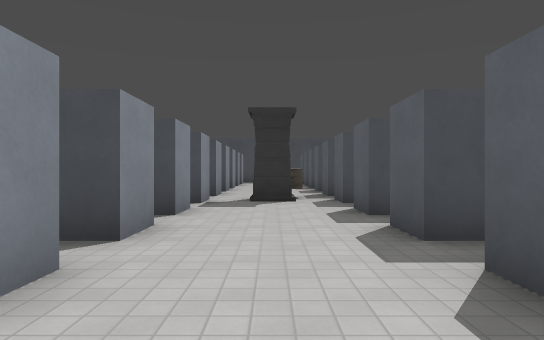
View 1 (above)

24 first-person views from a walk through a level from a Godot 3-D game. The camera is 1.4 m above the floor, looks level and sees 75° across. The floor is counted in squares, 2 m on a side. Each view is taken from the middle of a square. On the plan, view 1 faces up. The plan holds only what a view shows up to about 11 squares ahead; the rest is blank. Surface patterns are stand-ins for the level's own textures.

View 2
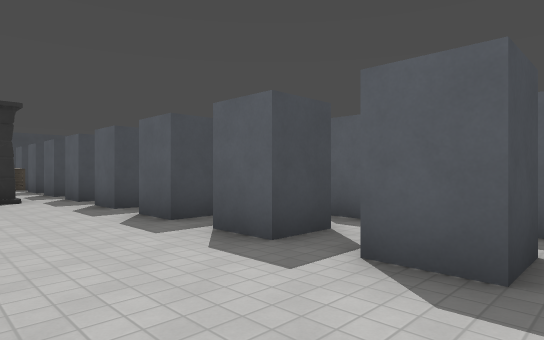

View 3
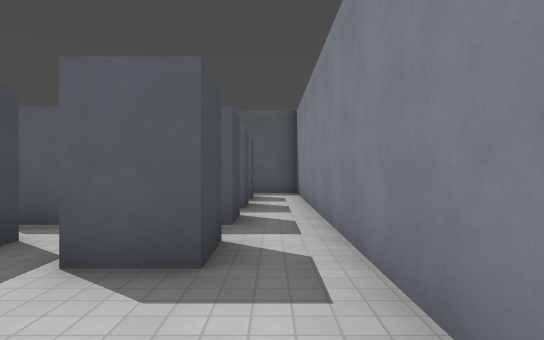

View 4
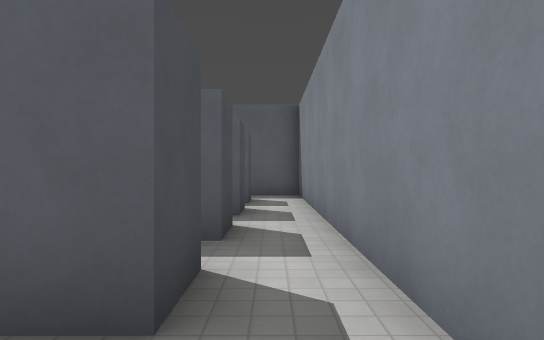

View 5
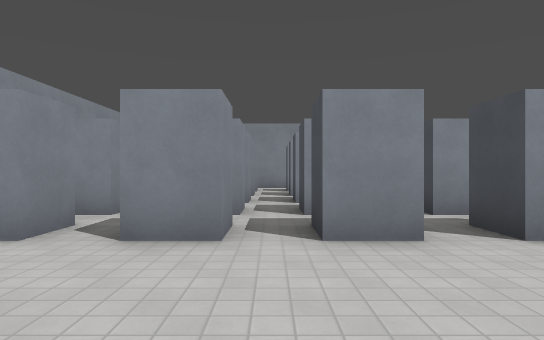

View 6
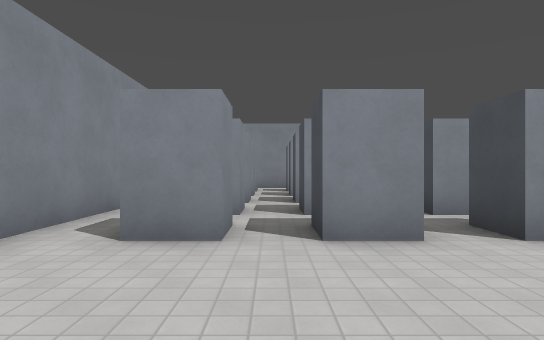

View 7
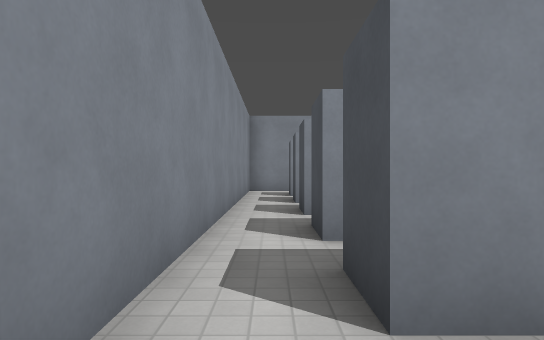

View 8
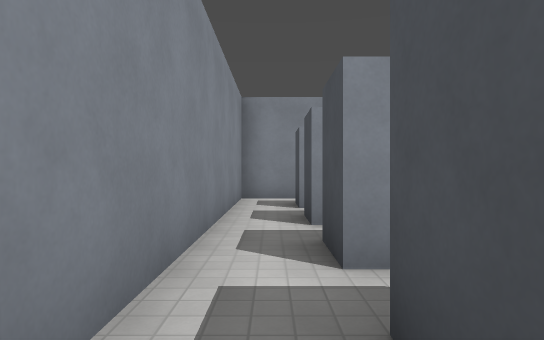

View 9
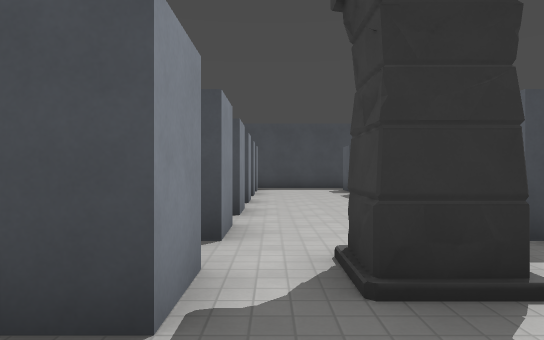

View 10
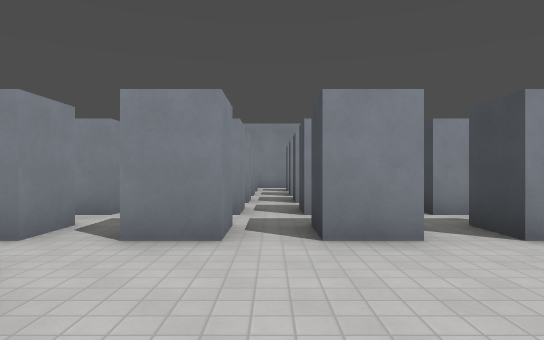

View 11
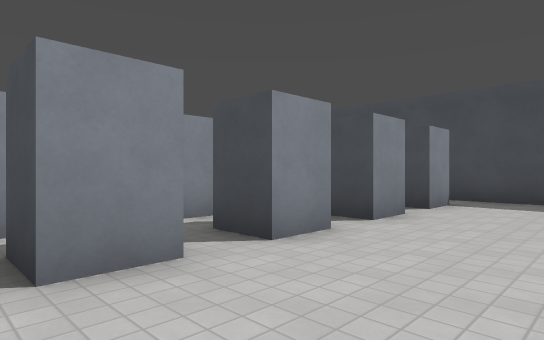

View 12
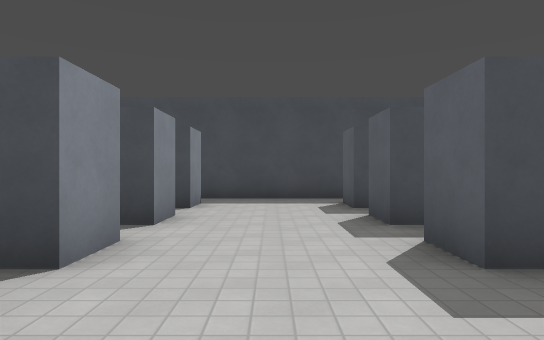

View 13
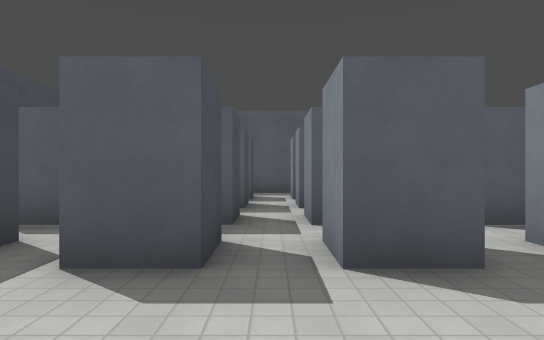

View 14
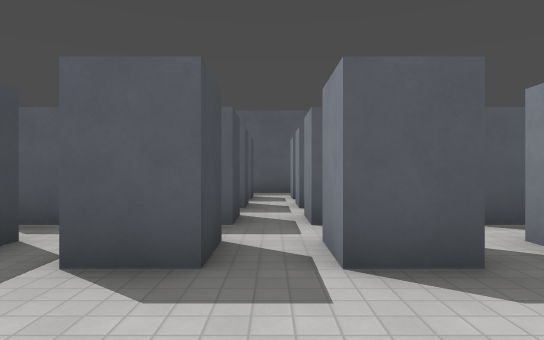

View 15
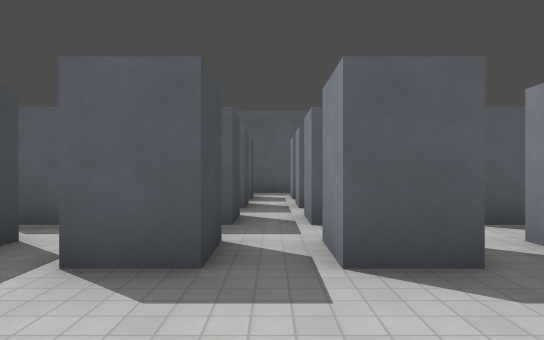

View 16
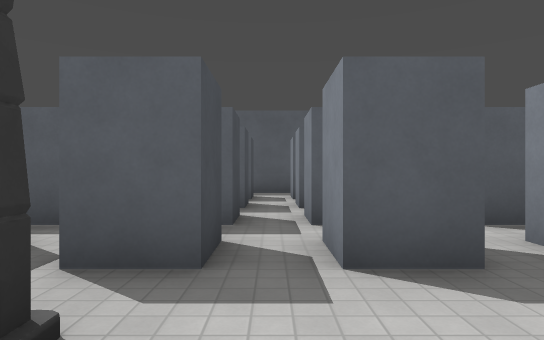

View 17
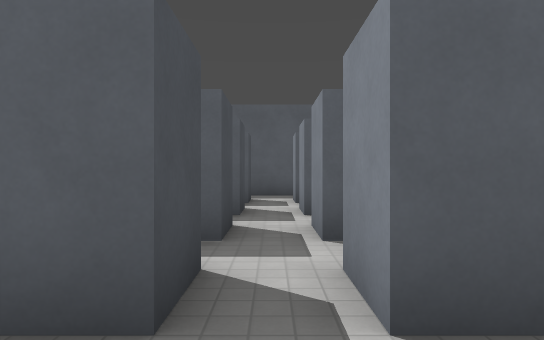

View 18
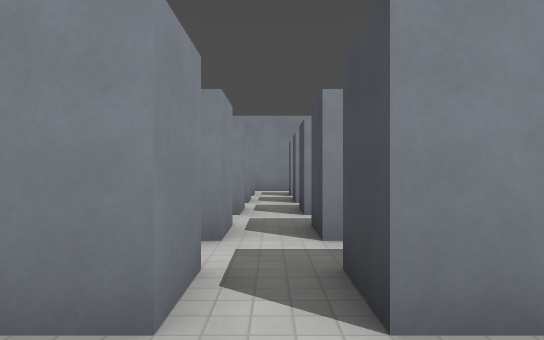

View 19
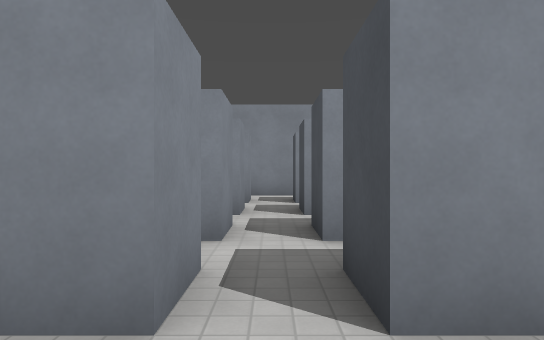

View 20
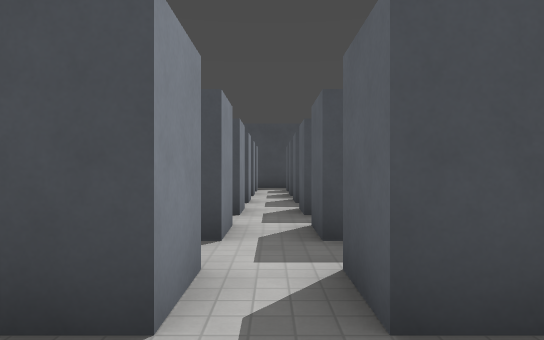

View 21
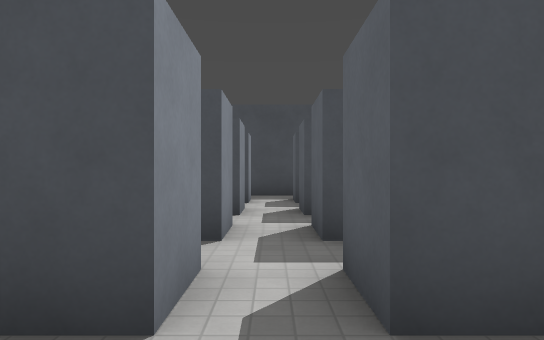

View 22
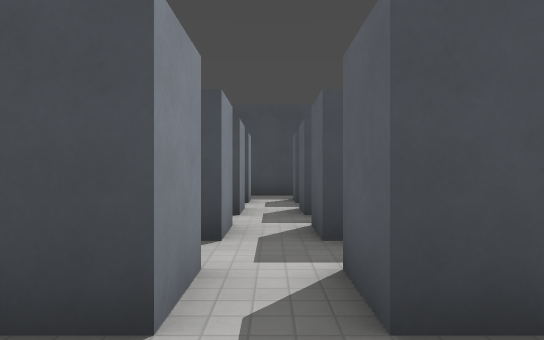

View 23
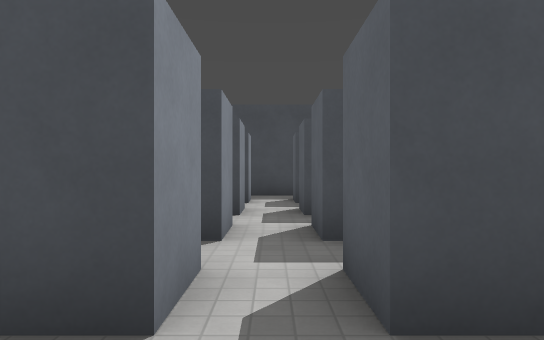

View 24
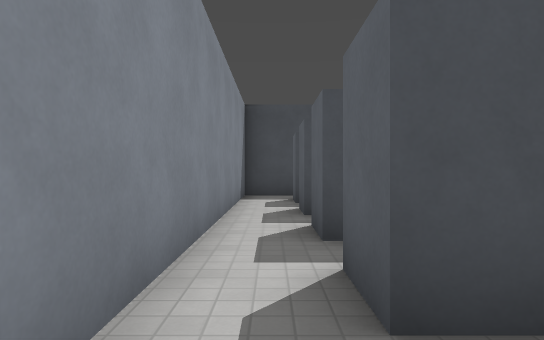

### Floor plan
Key: @ floor where view 1 was taken; # wall or solid block; . floor; C crate; P pillar.
Columns run from 12 left of view 1 to 10 right of it. Each row starts with its distance up from view 1.
 20 ###############
 19 #.......  .....
 18 #.#.#.#.# #...#.#
 17 #........ ......
 16 #.#.#.#.# #...#.#.# # #
 15 #........ ............#
 14 #.#.#.#.#.#...#.#.#.#.#
 13 #.....................#
 12 #.#.#.#.#.#...#.#.#.#.#
 11 #. ...................#
 10  . .#.#.#.#...#.#.# # #
  9       ......C...      #
  8       #.#.#.P.#.#.# # #
  7        .  ............#
  6 # #.#.#.#.#...#.#.#.#.#
  5 #.....................#
  4 # #.#.#.#.#...#.#.#.# #
  3    ............
  2     #.#.#.#...#.#
  1    .............
  0 # #.#.#.#.#.@.#.#.# # #
 -1 #.....................#
 -2 #######################

Positions as (right, up) in squares from view 1, and headings:
1: (0, 0), facing up
2: (-1, -1), facing up-right
3: (-1, -1), facing right
4: (0, -1), facing right
5: (2, 3), facing left
6: (2, 1), facing left
7: (0, -1), facing left
8: (-3, -1), facing left
9: (-1, 6), facing up
10: (2, 11), facing left
11: (1, 11), facing up-left
12: (0, 11), facing up
13: (-1, 15), facing right
14: (-1, 13), facing right
15: (-1, 11), facing right
16: (-1, 7), facing right
17: (0, 5), facing right
18: (0, 5), facing left
19: (-2, 5), facing left
20: (-5, 6), facing up
21: (-5, 10), facing up
22: (-7, 10), facing up
23: (-9, 10), facing up
24: (-11, 10), facing up
